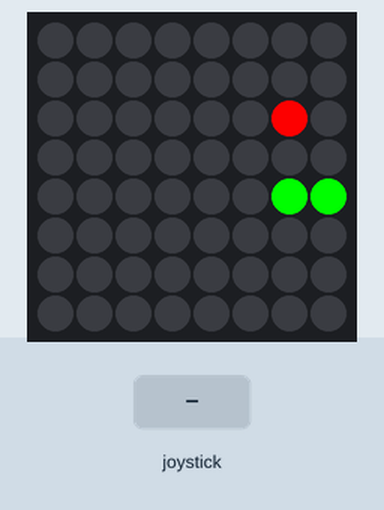
Bench run of a program on a simulated Raspberry Pi (BCM pin numbers) with a Sense HAT. Shown: the Sense HAT's 8×8 RGB LED matrix. The inputs (shaded band) are chosen by the test bench. Random numbers come from a fixed seed.

Above: at 1.2 s.
1.3 s: joystick pushed up
At 1.67 s:
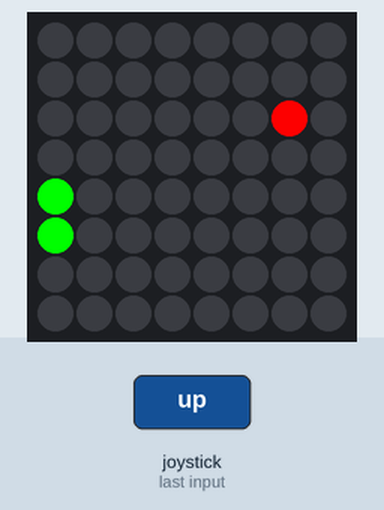
3.9 s: joystick pushed left
At 4.08 s:
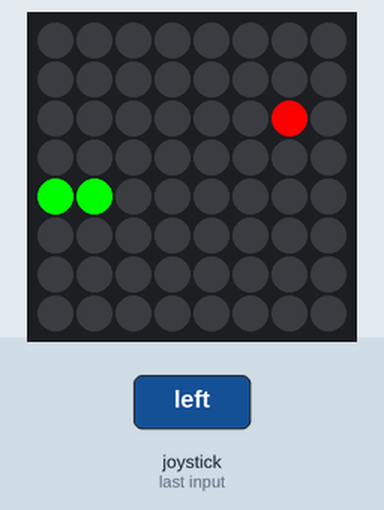
6.9 s: joystick pushed down
At 7.09 s:
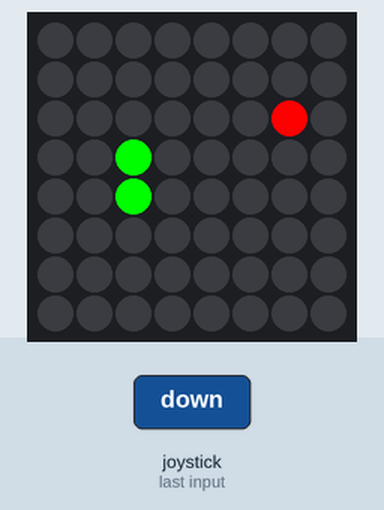
9.3 s: joystick pushed right
At 9.5 s:
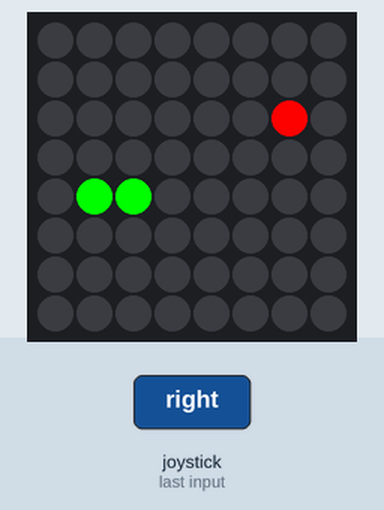
Timing chart, 0 to 12.3 s (numbered marks = the images above; inputs shaded):
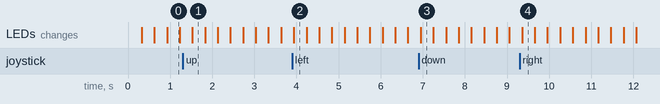

The program:

g01_snake.py
```python
# g01 · 뱀 게임 — 조이스틱으로 뱀을 움직여 빨간 사과 먹기
# Argon 케이스에서는 조이스틱 방향이 반대로 읽혀서, 움직일 방향을 반대로 적어 둡니다.
from sense_hat import SenseHat   # SenseHAT 도구 상자 가져오기
from random import randint       # 무작위 정수 도구 가져오기
from time import sleep           # 기다리기(sleep) 도구 가져오기
sense = SenseHat()               # 내 SenseHAT을 sense라고 부르기
sense.set_rotation(180)          # 화면 180도 돌리기 (케이스에 거꾸로 꽂힘)
sense.clear()                    # 화면 지우기 (켜진 LED 끄기)

# 조이스틱이 알려 준 방향 → 실제로 움직일 칸 (x 변화, y 변화)
move = {"up": (0, 1), "down": (0, -1), "left": (1, 0), "right": (-1, 0)}

snake = [(3, 4), (2, 4)]         # 뱀 몸통 좌표 목록 (맨 앞이 머리)
dx, dy = 1, 0                    # 처음에는 오른쪽으로 감
apple = (6, 2)                   # 사과 위치
turns = []                       # 눌렀지만 아직 쓰지 않은 방향 (빨리 두 번 눌러도 빠지지 않게)

while True:
    for e in sense.stick.get_events():         # 그동안 누른 조이스틱 기록
        if e.action == "pressed" and e.direction in move:
            turns.append(move[e.direction])
    while turns:                               # 한 칸 갈 때 방향은 한 번만 바꾸고, 나머지는 다음 칸에
        ndx, ndy = turns.pop(0)
        if (ndx, ndy) != (dx, dy) and (ndx, ndy) != (-dx, -dy):   # 같은 방향·정반대는 건너뜀
            dx, dy = ndx, ndy
            break
    x, y = snake[0]                            # 지금 머리 위치
    head = ((x + dx) % 8, (y + dy) % 8)        # 새 머리 (벽을 넘으면 반대편으로)
    if head in snake:                          # 내 몸에 부딪히면
        break                                  # 게임 끝
    snake.insert(0, head)                      # 앞에 머리 붙이기
    if head == apple:                          # 사과를 먹었으면 꼬리를 그대로 둬서 길어짐
        while apple in snake:                  # 뱀과 겹치지 않는 곳에 새 사과
            apple = (randint(0, 7), randint(0, 7))
    else:
        snake.pop()                            # 안 먹었으면 꼬리 한 칸 떼기

    sense.clear()
    for x, y in snake:
        sense.set_pixel(x, y, (0, 255, 0))     # 뱀은 초록
    sense.set_pixel(apple[0], apple[1], (255, 0, 0))   # 사과는 빨강
    sleep(0.3)                                 # 숫자를 줄이면 뱀이 빨라짐

score = len(snake) - 2                         # 먹은 사과 수
print("점수:", score)                          # Thonny 셸 창에도 출력
sense.show_message("Score " + str(score), text_colour=(255, 255, 0))
```
